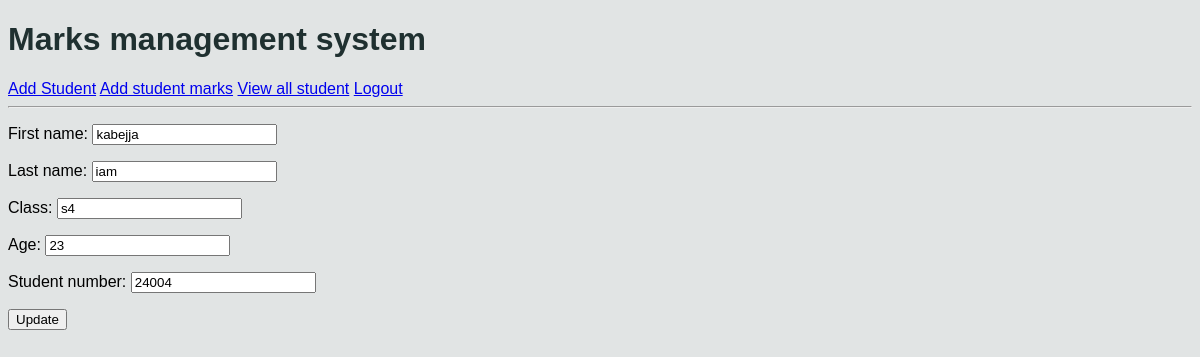
Page /students/edit/1/ (signed in) on the earlier database version.
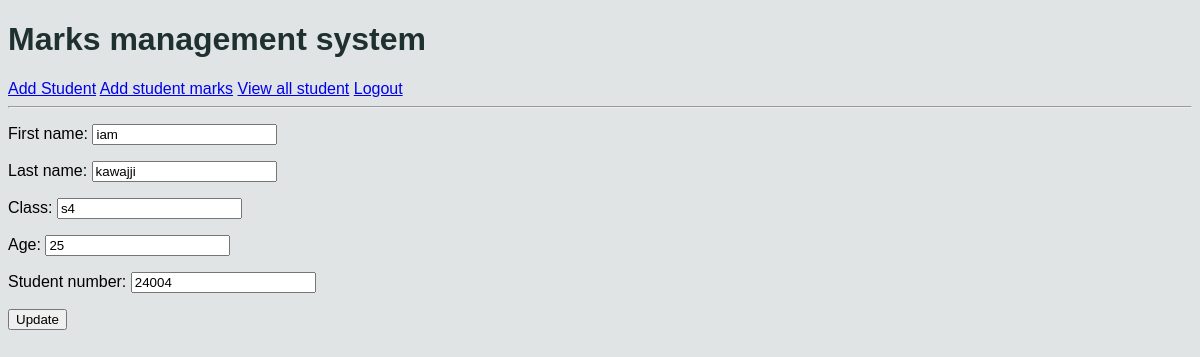
Same page on the later database version.
### students/models.py (models this page shows, shortened)
class Student(db.Model):
    fname = db.CharField(max_length=100)
    lname = db.CharField(max_length=100)
    student_class = db.CharField(max_length=10)
    age = db.IntegerField(max_length=3)
    student_number = db.IntegerField(unique=True)

### students/views.py (the view)
# urls.py: path("edit/<int:id>/",views.edit_student,name="edit_student"),
@login_required
@permission_required('students.change_student', raise_exception=True)
def edit_student(request, id):
    student = Student.objects.get(id=id)
    if request.method == "POST":
        form = StudentForm(request.POST, instance=student)
        if form.is_valid():
            form.save()
            messages.success(request, "Student eddited successfully")
            return redirect("view_students")
    else:
        form = StudentForm(instance=student)
    context = {
        "form" : form,
        "student": student
    }
    return render(request,"students/edit_student.html",context)

### students/forms.py (shortened to what this page needs)
class StudentForm(fm.ModelForm):
    class Meta:
        model = Student
        fields = "__all__"
        labels = {
            "fname": "First name",
            "lname" : "Last name",
            "student_class" : "Class"
        }

### students/templates/students/edit_student.html (shortened to what this page needs)
{% extends "students/base.html" %}
    {%  block content %}
   <form action="" method="post">
    {{ form.as_p }}
    <button type="submit">Update</button>
   </form>
{% endblock %}

Differences in the rows shown:
changed Student "iam": fname "kabejja" → "iam"; lname "iam" → "kawajji"; age "23" → "25"
